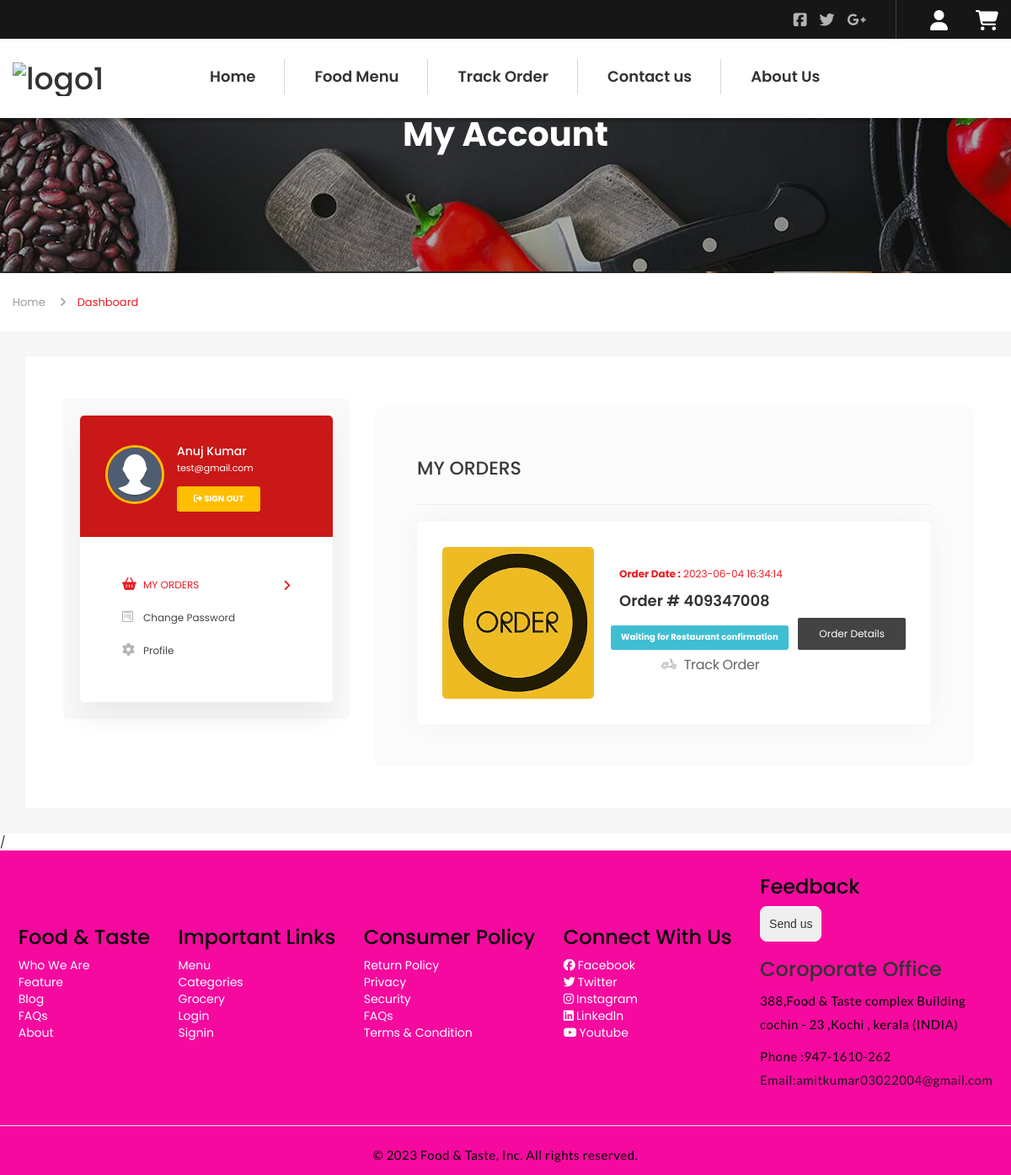
Before: /my-account.php (signed in) with the older database file.
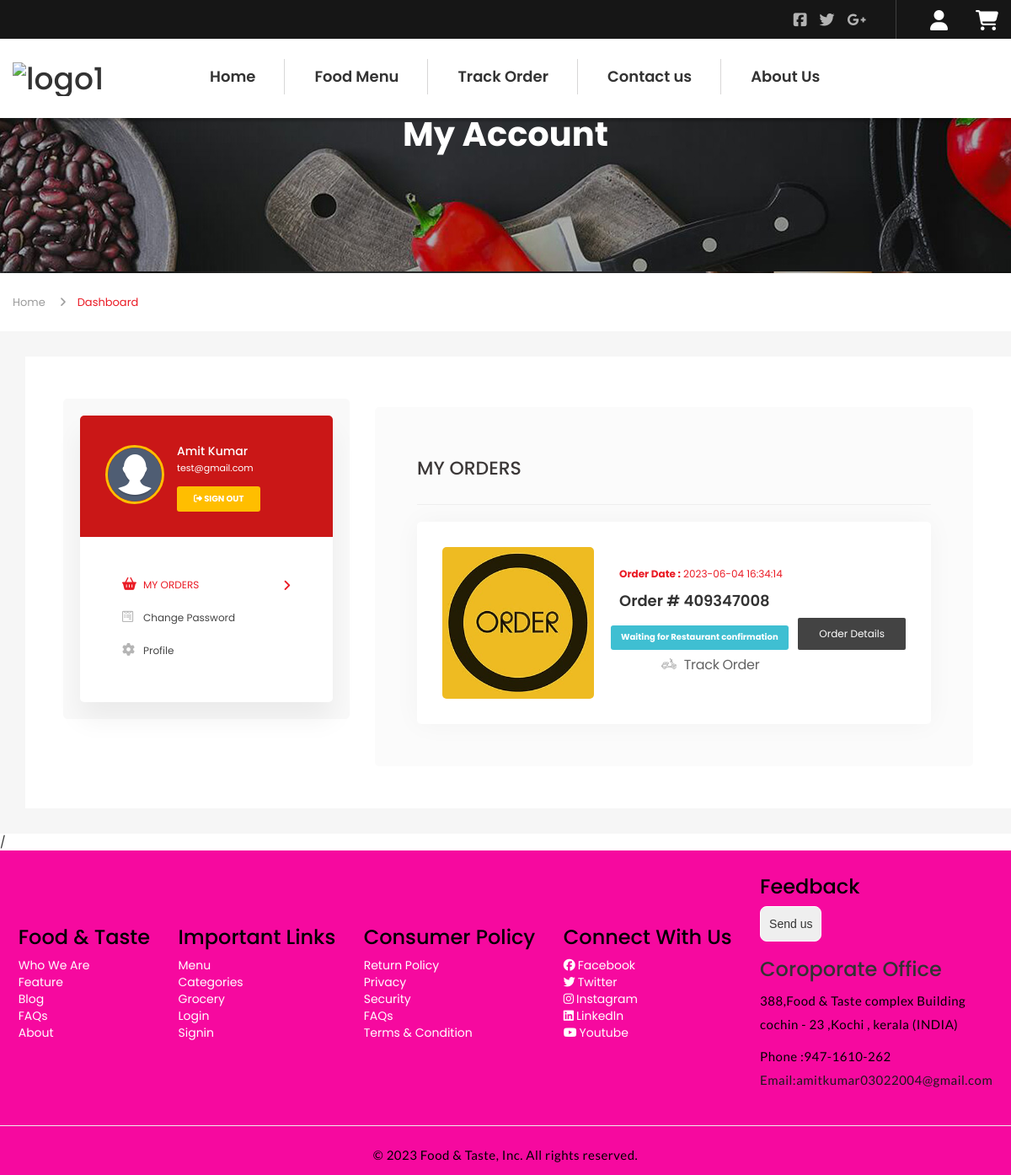
After: the same page with the newer database file.
### tables this page shows
CREATE TABLE `tbluser` (
  `ID` int(10) NOT NULL,
  `FirstName` varchar(45) DEFAULT NULL,
  `LastName` varchar(50) DEFAULT NULL,
  `Email` varchar(120) DEFAULT NULL,
  `MobileNumber` bigint(11) DEFAULT NULL,
  `Password` varchar(120) DEFAULT NULL,
  `RegDate` timestamp NOT NULL DEFAULT current_timestamp()
);

CREATE TABLE `tblorderaddresses` (
  `ID` int(11) NOT NULL,
  `UserId` char(100) DEFAULT NULL,
  `Ordernumber` char(100) DEFAULT NULL,
  `Flatnobuldngno` varchar(255) DEFAULT NULL,
  `StreetName` varchar(255) DEFAULT NULL,
  `Area` varchar(255) DEFAULT NULL,
  `Landmark` varchar(255) DEFAULT NULL,
  `City` varchar(255) DEFAULT NULL,
  `OrderTime` timestamp NOT NULL DEFAULT current_timestamp(),
  `OrderFinalStatus` varchar(255) DEFAULT NULL
);

### my-account.php (the view, shortened to what this page needs)
<?php
   include_once('includes/dbconnection.php');
   if (strlen($_SESSION['fosuid']==0)) {
  header('location:logout.php');
  } else{
   ?>
<!DOCTYPE html>
<html lang="en">
   <head>
      <link rel="stylesheet" href="assets/css/icons.min.css">
      <link rel="stylesheet" href="assets/css/bootstrap.min.css">
      <link rel="stylesheet" href="assets/css/main.css">
      <link rel="stylesheet" href="assets/css/red-color.css">
      <link rel="stylesheet" href="assets/css/yellow-color.css">
      <link rel="stylesheet" href="assets/css/responsive.css">
   </head>
   <body itemscope>
      <?php include_once('includes/header.php');?>
      <section>
         <div class="block">
            <div class="fixed-bg" style="background-image: url(assets/images/topbg.jpg);"></div>
            <div class="page-title-wrapper text-center">
               <div class="col-md-12 col-sm-12 col-lg-12">
                  <div class="page-title-inner">
                     <h1 itemprop="headline">My Account</h1>
                  </div>
               </div>
            </div>
         </div>
      </section>
      <div class="bread-crumbs-wrapper">
         <div class="container">
            <ol class="breadcrumb">
               <li class="breadcrumb-item"><a href="index.php" title="" itemprop="url">Home</a></li>
               <li class="breadcrumb-item active">Dashboard</li>
            </ol>
         </div>
      </div>
      <section>
         <div class="block less-spacing gray-bg top-padd30">
            <div class="container">
               <div class="row">
                  <div class="col-md-12 col-sm-12 col-lg-12">
                     <div class="sec-box">
                        <div class="dashboard-tabs-wrapper">
                           <div class="row">
                              <div class="col-md-4 col-sm-12 col-lg-4">
                                 <div class="profile-sidebar brd-rd5 wow fadeIn" data-wow-delay="0.2s">
                                    <div class="profile-sidebar-inner brd-rd5">
                                <?php
$pid=$_SESSION['fosuid'];
$ret=mysqli_query($con,"select * from tbluser where ID='$pid'");
while ($row=mysqli_fetch_array($ret)) {
?>
                                       <div class="user-info red-bg">
                                          <img class="brd-rd50" src="assets/images/profile.png" alt="user-avatar.jpg" itemprop="image">
                                          <div class="user-info-inner">
                                             <h5 itemprop="headline"><a href="#" title="" itemprop="url"><?php  echo $row['FirstName']." ".$row['LastName'];?></a></h5>
                                             <span><a href="#" title="" itemprop="url"><?php  echo $row['Email'];?></a></span>
                                             <a class="brd-rd3 sign-out-btn yellow-bg" href="logout.php" title="" itemprop="url"><i class="fa fa-sign-out"></i> SIGN OUT</a>
                                          </div>
                                       </div>
                                   <?php } ?>
                                       <ul class="nav nav-tabs">
                                          <li class="active"><a href="#my-orders" data-toggle="tab"><i class="fa fa-shopping-basket"></i> MY ORDERS</a></li>
                                          <li><a href="#statement" data-toggle="tab"><i class="fa fa-wpforms"></i> Change Password</a></li>
                                          <li><a href="#account-settings" data-toggle="tab"><i class="fa fa-cog"></i> Profile</a></li>
                                       </ul>
                                    </div>
                                 </div>
                              </div>
                              <div class="col-md-8 col-sm-12 col-lg-8">
                                 <div class="tab-content">
                                    <div class="tab-pane fade in active" id="my-orders">
                                       <div class="tabs-wrp brd-rd5">
                                          <h4 itemprop="headline">MY ORDERS</h4>
                                          <hr />
                                          <div class="order-list">
<?php
$uid=$_SESSION['fosuid'];
      $query=mysqli_query($con,"select * from  tblorderaddresses  where UserId='$uid'");
      $num=mysqli_num_rows( $query);
      if($num>0){
              while($row=mysqli_fetch_array($query))
              { ?>
                                             <div class="order-item brd-rd5">
                                                <div class="order-thumb brd-rd5">
                                                   <a href="#" title="" itemprop="url"><img src="assets/images/order.jpg" alt="order-img1.jpg" itemprop="image"></a>
                                                </div>
                                                <div class="order-info">
                                                   <span class="red-clr"><b>Order Date :</b> <?php echo $row['OrderTime']?></span>
                                                   <h4 itemprop="headline"><a href="#" title="" itemprop="url">Order # <?php echo $row['Ordernumber'];?></a></h4>
                                                   <span class="processing brd-rd3"> <?php $status=$row['OrderFinalStatus'];
if($status==''){
 echo "Waiting for Restaurant confirmation";
} else{
echo $status;
}
                                                    ?></span>
                                                   <a class="brd-rd2" href="order-details.php?onumber=<?php echo $row['Ordernumber'];?>" title="Order Detail" itemprop="url">Order Details</a>
                                                   <ul class="post-meta">
                                     <li style="font-size:16px;"> <a href="javascript:void(0);" onClick="popUpWindow('trackorder.php?oid=<?php echo htmlentities($row['Ordernumber']);?>');" title="Track order"><i class="flaticon-transport"></i> Track Order</a></li>
                                                                    </ul>
                                                </div>
                                             </div>
                                         <?php } } else {?>
                                    <h5 style="color:red">No order found</h5>
                                     <?php } ?>
                                          </div>
                                       </div>
                                    </div>
                                 </div>
                              </div>
                           </div>
                        </div>
                     </div>
                  </div>
               </div>
            </div>
         </div>
      </section>
      <?php include_once('includes/footer.php');
               ?>
      </main>
   </body>
</html>
<?php } ?>

### includes/header.php (shortened to what this page needs)
   <head>
   </head>
    <main>
        <header class="stick">
            <div class="topbar">
                <div class="container">
                    <div class="topbar-register">
                     <?php if (strlen($_SESSION['fosuid']>0)) {?>
   <a  href="my-account.php" title="My Account" itemprop="url" style="margin-right: 30px;"><i class="fa-solid fa-user fa-2xl" style="color: #fff;"></i></a>
                     <?php } ?>
                                   <?php if (strlen($_SESSION['fosuid']>0)) {?>
                            <a  href="cart.php" title="Register" itemprop="url"><i class="fa-solid fa-cart-shopping fa-2xl"></i></a>
                        <?php } ?>
                    </div>
                    <div class="social1">
                        <a href="#" title="Facebook" itemprop="url" target="_blank"><i class="fa fa-facebook-square"></i></a>
                        <a href="#" title="Twitter" itemprop="url" target="_blank"><i class="fa fa-twitter"></i></a>
                        <a href="#" title="Google Plus" itemprop="url" target="_blank"><i class="fa fa-google-plus"></i></a>
                    </div>
                </div>
            </div>
            <div class="logo-menu-sec">
                <div class="container">
                    <div class="logo"><h1 itemprop="headline">
                    <a href="index.php" title="Home" itemprop="url"><img src='https://i.postimg.cc/nLTRgSgd/logo1.png' border='0' alt='logo1' height="70px" width="70px" /></a></h1></div>
                    <nav>
                        <div class="menu-sec">
                            <ul>
<li><a href="index.php" title="Home" itemprop="url">Home</li>
<li class="menu-item-has-children"><a href="our-menu.php" title="RESTAURANTS" itemprop="url">Food Menu</a>
                                </li>
<li><a href="track-order.php" title="Track Order" itemprop="url">Track Order</a></li>
<li><a href="contact-us.php" title="Contact us" itemprop="url">Contact us </a></li>
<li><a href="about-us.php"  title="BOOK A TABLE" itemprop="url">About Us</a></li>
                            </ul>
                        </div>
                    </nav>
                </div>
            </div>
        </header>

### includes/footer.php (shortened to what this page needs)
<!DOCTYPE html>
<html lang="en">
<head>
<script src="https://kit.fontawesome.com/a699bcecaa.js"></script>/
</head>
<body>
<footer style="background-color: rgb(246, 9, 159);">
      <div class="footer">
        <div class="col">
          <h3 class="footer-heading">Food & Taste</h3>
          <ul>
            <li><a href="#">Who We Are</a></li>
            <li><a href="#">Feature</a></li>
            <li><a href="#">Blog</a></li>
            <li><a href="#">FAQs</a></li>
            <li><a href="#">About</a></li>
          </ul>
        </div>
        <div class="col">
          <h3 class="footer-heading">Important Links</h3>
          <ul>
            <li><a href="#">Menu</a></li>
            <li><a href="#">Categories</li>
            <li><a href="#">Grocery</li>
            <li><a href="#">Login</li>
            <li><a href="#">Signin</a></li>
          </ul>
        </div>
        <div class="col">
          <h3 class="footer-heading">Consumer Policy</h3>
          <ul>
            <li><a href="#">Return Policy</a></li>
            <li><a href="#">Privacy</a></li>
            <li><a href="#">Security</a></li>
            <li><a href="#">FAQs</a></li>
            <li><a href="#">Terms & Condition</a></li>
          </ul>
        </div>
        <div class="col">
          <h3 class="footer-heading">Connect With Us</h3>
          <ul>
            <li><a href="#"><i class="fa-brands fa-facebook" style="color: #fff; "> </i>Facebook</a></li>
            <li><a href="#"><i class="fa-brands fa-twitter" style="color: #fff;"> </i>Twitter</a></li>
            <li><a href="#"><i class="fa-brands fa-instagram" style="color: #fff;"> </i>Instagram</a></li>
            <li><a href="#"><i class="fa-brands fa-linkedin" style="color: #fff;"> </i>Linkedln</a></li>
            <li><a href="#"><i class="fa-brands fa-youtube" style="color: #fff;"> </i>Youtube</a></li>
          </ul>
        </div>
        <div class="col">
          <h3 class="footer-heading">Feedback</h3>
          <a href="mailto:amitkumar03022004@gmail.com"><button class="feedback-btn">Send us</button></a>
          <h3 class="footer_heading">Coroporate Office</h3>
          <p class="coroporate-address">388,Food & Taste complex Building <br>
          cochin - 23 ,Kochi , kerala (INDIA)</p>
          <p>Phone :947-1610-262 <br>
            <a href="mailto:amitkumar03022004@gmail.com" style="color:#1b191a;text-decoration: none;">Email:amitkumar03022004@gmail.com</a>
          </p>
        </div>
      </div>
      <hr style="color: #fff;">
      <p style="text-align: center;color:black">© 2023 Food & Taste, Inc. All rights reserved.</p>
      </footer>
</body>
</html>

### assets/css/yellow-color.css (style rules this page uses)
.yellow-bg, .yellow-bg-layer:before, .sudo-bg-yellow:before, .popular-dish-info > a.yellow-bg, .read-more:hover, .read-more:focus, .search-frm > button:hover, .search-frm > button:focus, .newsletter-frm > button:hover, .newsletter-frm > button:focus, .sign-form button:hover, .sign-form button:focus, .booking-table > table tbody td h5:before, .booking-table > table tbody td a.detail-link:hover, .booking-table > table tbody td a.detail-link:focus, .profile-info > a.change-password.yellow-clr::before, .profile-img-upload-btn > label.red-bg:hover, .responsive-logomenu > span.red-bg:hover, .responsive-menu > span.red-bg:hover, .register-btn > a.red-bg:hover, .track-popup-innr > form button.red-bg:hover, .track-popup-innr > form a.red-bg:hover, .order-time > a.red-bg:hover, .order-time > a.red-bg:focus, a.close-buyer:hover, a.close-buyer:focus, a.thanks-close:hover, a.thanks-close:focus, .restaurant-search-form, .chef-box, .menu-sec > a:hover:hover { background-color: #ffbe00; }
.filter-buttons > li.active a, .error-page-inner > a, .user-info.red-bg > img { border-color: #ffbe00; }

### includes/header.php (style rules this page uses)
.red-bg, .red-bg-layer:before, .menu-sec > a:hover, .menu-sec > a:focus, .restaurant-search-form button:hover, .restaurant-search-form button:focus, .top-restaurants-carousel .owl-dots > div.active:before, .sudo-bg-red:before, .popular-dish-info > a:hover, .popular-dish-info > a:focus, .featured-restaurant-carousel .owl-nav > div:hover, .featured-restaurant-info > a:hover, .featured-restaurant-info > a:focus, .popular-dish-info > a.red-bg, .page-item.active .page-link, .page-item.active .page-link:hover, .page-item .page-link:hover, .page-item .page-link:focus, .price-header:before, .price-box > a:hover, .price-box > a:focus, .price-box.active > a, .radio-box [type="radio"]:checked + label:after, .radio-box [type="radio"]:not(:checked) + label:after, .check-box [type="checkbox"]:checked + label:after, .check-box [type="checkbox"]:not(:checked) + label:after, .contact-form-inner > form button:hover, .contact-form-inner > form button:focus, .restaurant-detail-thumb ul.restaurant-detail-thumb-carousel li::before, .restaurant-detail-tabs > ul > li a::before, .ord-btn > a, .select-wrp2 .chosen-container-single .chosen-drop > ul li.result-selected, .select-wrp2 .chosen-container-single .chosen-drop > ul li.highlighted, .select-wrp2 .chosen-container-single .chosen-drop > ul li:hover, .post-share > a:hover, .post-share > a:focus, .blog-detail-gallery-carousel .owl-nav > div:hover, .featured-restaurant-food-thumb-carousel li::before, .toggle-item > h4.active i, input:checked + .switch-slider, .reservation-tabs-list .nav-tabs > li a span::before, .packege-box > a:hover, .packege-box > a:focus, .step-buttons button.red-bg, .step-buttons a.red-bg, .step-buttons button:hover, .step-buttons a:hover, a.close-btn:hover, a.close-btn:focus, .log-close-btn:hover, .log-close-btn:focus, .sign-close-btn:hover, .sign-close-btn:focus, .payment-close-btn:hover, .payment-close-btn:focus, .payment-close-btn2:hover, .payment-close-btn2:focus, .view-menu-liks > a:hover, .view-menu-liks > a:focus, .order-info > a:hover, .order-info > a:focus, .style2 .pagination > li.prev a:hover, .style2 .pagination > li.next a:hover, .style2 .pagination > li.prev a:focus, .style2 .pagination > li.next a:focus, .profile-info > a.change-password.red-clr::before, .profile-img-upload-btn > label.yellow-bg:hover, .restaurant-detail-title > a:hover, .restaurant-detail-title > a:focus, .responsive-logomenu > span.yellow-bg:hover, .responsive-menu > span.yellow-bg:hover, .register-btn > a.yellow-bg:hover, .track-popup-innr > form button.yellow-bg:hover, .track-popup-innr > form a.yellow-bg:hover, a.track-close:hover, a.track-close:focus, .order-time > a.yellow-bg:hover, .order-time > a.yellow-bg:focus, .social2 > a:hover, .rite-meta .view-more:hover, .welcome-secinfo > span, .arrow-left, .form-meta button, .view-more:hover { background-color: #ca1717; color: white; }

Changed rows visible on the page:
changed tbluser "Kumar": FirstName "Anuj" → "Amit"
